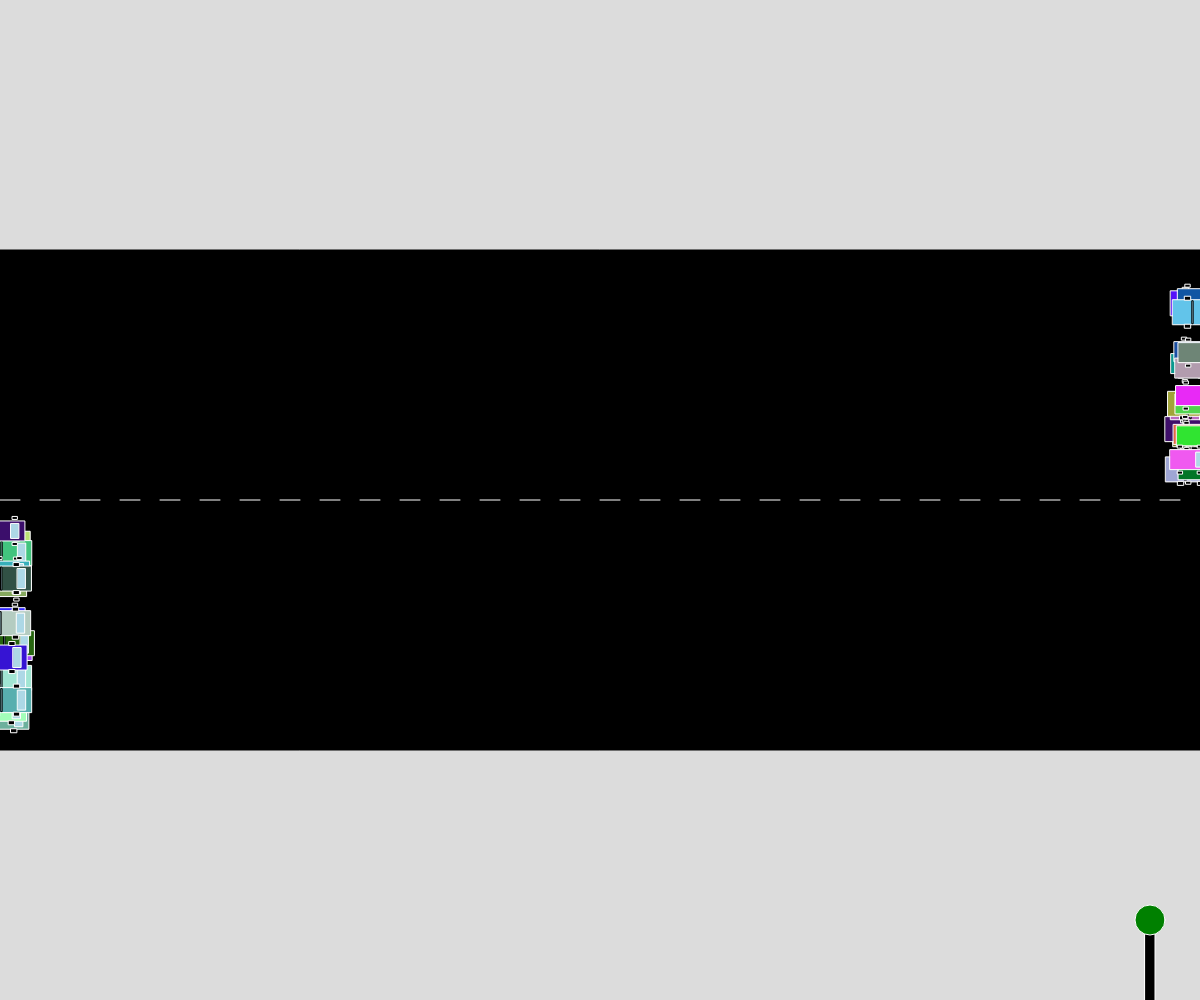
Frame 1 (no input)
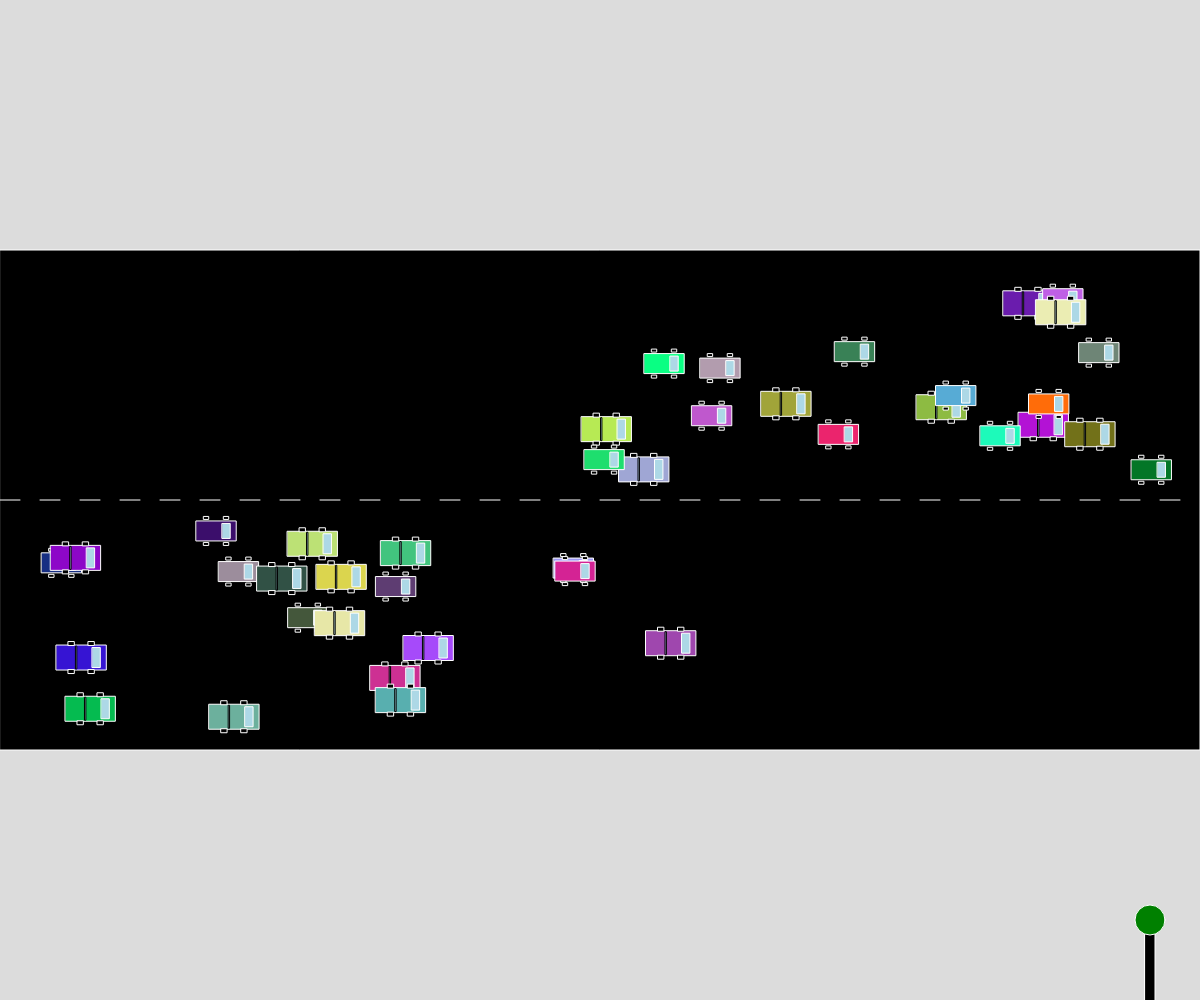
Frame 60 (no input)
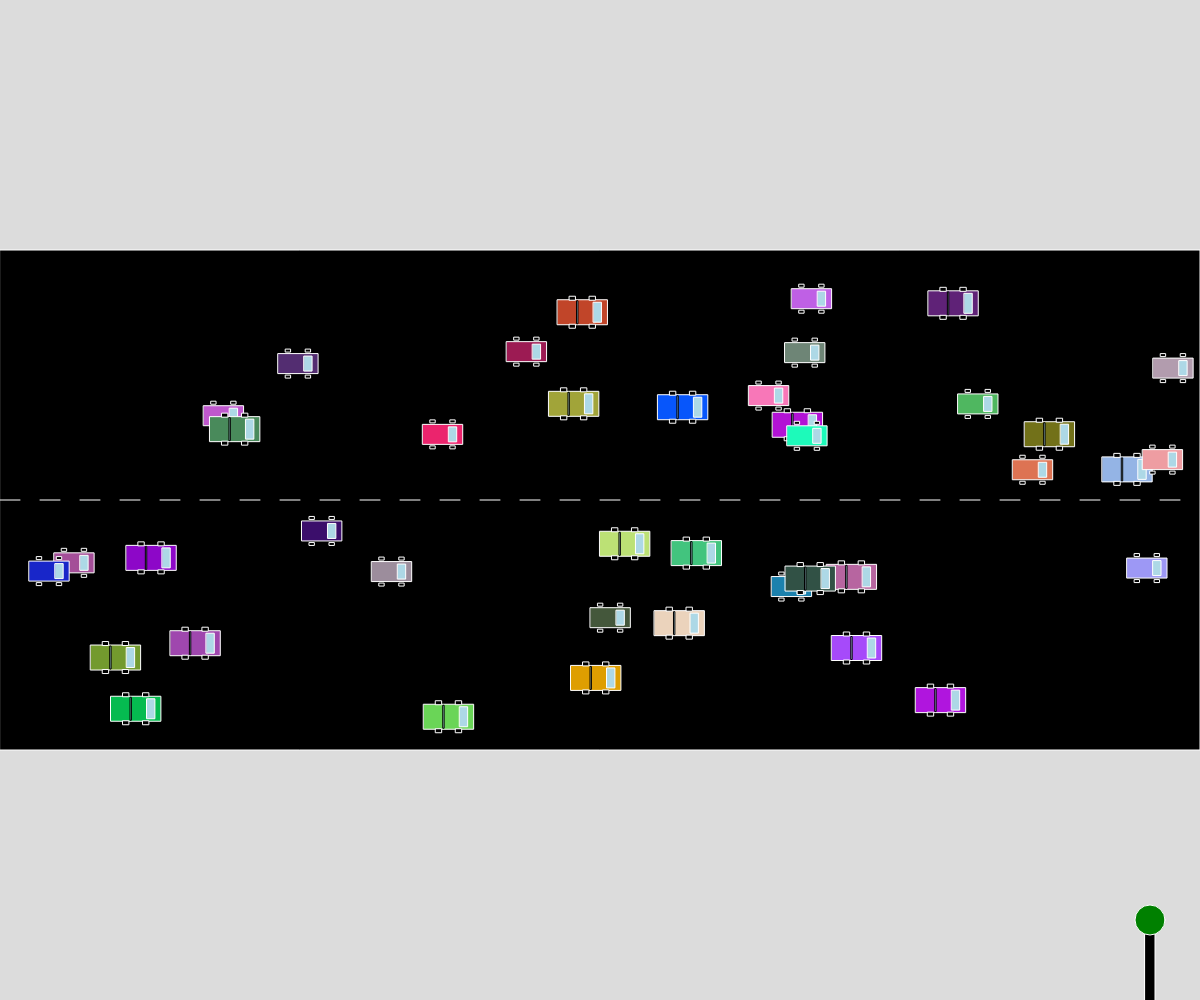
Frame 120 (the mouse pressed at the canvas centre since frame 60)

The p5.js sketch that drew these frames (run headless with seeded random() and noise() and a simulated clock; from frame 60 on, the mouse is pressed at the canvas centre):

// p5.js sketch
// ── sketch.js
// CARS CARS CARS!!!!!!!!!!!!!!!!!!!!!!!!!!!!
// Elias Reynolds
// OCt 19th
//
// I completed ALL the extra challenges :)
let eastbound = [];//global variables for classes
let westbound = [];
let light;
function setup() {
  createCanvas(windowWidth, windowHeight);
  rectMode(CENTER);
  for (let i = 0; i < 20; i++) {
    //pushes 20 east and westbound cars into array
    westbound.push(new Vehicle(width, random(height / 2 - 30, height / 2 - height / 4 + 30), random(-10, -1)));
    eastbound.push(new Vehicle(0, random(height / 2 + 30, height / 2 + height / 4 - 30), random(1, 10)));
    light = new Trafficlight(width - 50, height);//the light
  }
}
function mouseClicked() {
  //adds cars to list when clicking or shift clicking
  if (keyIsPressed && keyCode === SHIFT) {
    westbound.push(new Vehicle(width, random(height / 2 - 30, height / 2 - height / 4 + 30), random(-10, -1)));
  }
  else {
    eastbound.push(new Vehicle(0, random(height / 2 + 30, height / 2 + height / 4 - 30), random(1, 10)));
  }

}
function draw() {
  //a very small amount of stuff in the draw loop
  light.finalactionthingyfrfr();
}
function drawRoad() {
  //draws a road
  fill(0);
  rect(width / 2, height / 2, width, height / 2);
  for (let i = 0; i < width; i += 40) {
    let i2 = i + 20;
    stroke(255);
    line(i, height / 2, i2, height / 2);
  }
}
class Vehicle {
  //vehicle class 
  constructor(x, y, speed) {
    //constructor takes x y and speed so I can use
    //random in the westbound code with negatives
    this.x = x;
    this.y = y;
    this.speed = speed;
    this.color = color(random(255), random(255), random(255));
    this.type = round(random(0, 1));//a 0 or a 1
    this.onepercent = round(random(0, 100));//a whole number
    //between 0 and 100
  }
  drawCar() {
    //code that draws a car at the given x and y position
    fill(this.color);
    rect(this.x, this.y, 40, 20);
    fill(0);
    rect(this.x + 10, this.y - 13, 5, 3);
    rect(this.x - 10, this.y - 13, 5, 3);
    rect(this.x + 10, this.y + 13, 5, 3);
    rect(this.x - 10, this.y + 13, 5, 3);
    fill('lightblue')
    rect(this.x + 10, this.y, 8, 15);
  }
  drawTruck() {
    //draws a truck at given x and y position
    fill(this.color);
    rect(this.x, this.y, 50, 25);
    fill(0);
    rect(this.x + 10, this.y - 14, 6, 4);
    rect(this.x - 10, this.y - 14, 6, 4);
    rect(this.x + 10, this.y + 14, 6, 4);
    rect(this.x - 10, this.y + 14, 6, 4);
    fill('lightblue')
    rect(this.x + 15, this.y, 8, 20);
    stroke(0);
    rect(this.x - 5, this.y, 1, 23);
    stroke(255);
  }
  display() {//displays the truck if the value is one
    //and a car if its 0, random chance basically
    if (this.type === 1) {
      this.drawTruck();
    }
    else {
      this.drawCar();
    }
  }
  move() {
    //moves the car the right amount and resets it to the
    //other side when it goes too far
    this.x += this.speed;
    if (this.x > width) {
      this.x = 0;
    }
    if (this.x < 0) {
      this.x = width;
    }
  }
  speedUp() {
    //1 in 100 chance to speed up to a max of 15
    this.onepercent = round(random(0, 100));
    if (this.onepercent === 100) {
      if (this.speed < 0) {
        this.speed = this.speed + (((this.speed * -1) - 15) / 2);
      }
      else if (this.speed > 0) {
        this.speed = this.speed + (((this.speed * -1) + 15) / 2);
      }
    }
  }
  speedDown() {
    //one in 100 chance to decrease the speed
    this.onepercent = round(random(0, 100));
    if (this.onepercent === 99) {
      if (this.speed < 0) {
        this.speed = this.speed - (this.speed / 2);
      }
      else if (this.speed > 0) {
        this.speed = this.speed - (this.speed / 2);
      }
    }
  }
  changeColor() {
    //changes the color 1 in 100
    this.onepercent = round(random(0, 100));
    if (this.onepercent === 98) {
      this.color = color(random(255), random(255), random(255));
    }
  }
}
function action() {
  //basically does everything
  background(220);
  drawRoad();
  for (let p of eastbound) {
    p.speedUp();
    p.speedDown();
    p.changeColor();
    p.move();
    p.display();
  }
  for (let p of westbound) {
    p.speedDown();
    p.speedUp();
    p.changeColor();
    p.move();
    p.display();
  }
}
class Trafficlight {//twaffic wight
  constructor(x, y) {//takes x and y position
    this.x = x;
    this.y = y;
    this.red = false;//sets red to false bcuz its green
    this.count = 0;//counter at 0
  }
  lightcounter() {
    if (keyIsPressed && keyCode === 32) {
      this.red = true;//if space bar pressed then red
    }
    if (this.red === true) {//start counting
      this.count++;
    }
    if (this.count === 120) {//when counter hit 120 reset to green and counter to 0
      this.red = false;
      this.count = 0;
    }
  }
  display() {
    //displays traffic light and appropriate colour
    fill(0);
    rect(this.x, this.y, 10, 160);
    if (this.red === true) {
      fill('red');
    }
    else {
      fill('green')
    }
    circle(this.x, this.y - 80, 30);
  }
  finalactionthingyfrfr() {
    //only does action if light green else doesnt do action
    //therefore the cars stop when pressed :)
    if (this.red === false) {
      action();
    }
    this.lightcounter();
    this.display();
  }
}
